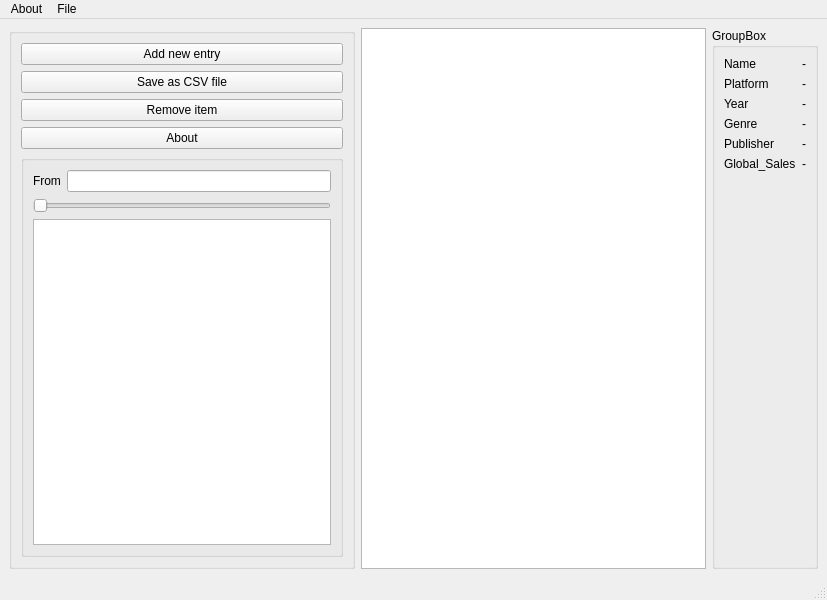
<?xml version="1.0" encoding="UTF-8"?>
<ui version="4.0">
 <class>MainWindow</class>
 <widget class="QMainWindow" name="MainWindow">
  <property name="enabled">
   <bool>true</bool>
  </property>
  <property name="geometry">
   <rect>
    <x>0</x>
    <y>0</y>
    <width>827</width>
    <height>600</height>
   </rect>
  </property>
  <property name="windowTitle">
   <string>MainWindow</string>
  </property>
  <widget class="QWidget" name="centralwidget">
   <layout class="QGridLayout" name="gridLayout">
    <item row="0" column="1">
     <widget class="QTableView" name="tableView"/>
    </item>
    <item row="0" column="0">
     <widget class="QGroupBox" name="groupBox">
      <property name="title">
       <string/>
      </property>
      <layout class="QGridLayout" name="gridLayout_2">
       <item row="2" column="0">
        <widget class="QPushButton" name="Remove">
         <property name="text">
          <string>Remove item</string>
         </property>
        </widget>
       </item>
       <item row="0" column="0">
        <widget class="QPushButton" name="Add">
         <property name="text">
          <string>Add new entry</string>
         </property>
        </widget>
       </item>
       <item row="4" column="0">
        <widget class="QGroupBox" name="groupBox_2">
         <property name="title">
          <string/>
         </property>
         <layout class="QFormLayout" name="formLayout">
          <item row="0" column="0">
           <widget class="QLabel" name="label_2">
            <property name="text">
             <string>From</string>
            </property>
           </widget>
          </item>
          <item row="0" column="1">
           <widget class="QLineEdit" name="From"/>
          </item>
          <item row="1" column="0" colspan="2">
           <widget class="QSlider" name="horizontalSlider_2">
            <property name="orientation">
             <enum>Qt::Horizontal</enum>
            </property>
           </widget>
          </item>
          <item row="2" column="0" colspan="2">
           <widget class="QListView" name="listView"/>
          </item>
         </layout>
        </widget>
       </item>
       <item row="1" column="0">
        <widget class="QPushButton" name="Save">
         <property name="text">
          <string>Save as CSV file</string>
         </property>
        </widget>
       </item>
       <item row="3" column="0">
        <widget class="QPushButton" name="AboutpushButton">
         <property name="text">
          <string>About</string>
         </property>
        </widget>
       </item>
      </layout>
     </widget>
    </item>
    <item row="0" column="2">
     <widget class="QGroupBox" name="groupBox_4">
      <property name="title">
       <string>GroupBox</string>
      </property>
      <layout class="QFormLayout" name="formLayout_2">
       <item row="0" column="0">
        <widget class="QLabel" name="label_3">
         <property name="text">
          <string>Name</string>
         </property>
        </widget>
       </item>
       <item row="0" column="1">
        <widget class="QLabel" name="label_9">
         <property name="text">
          <string>-</string>
         </property>
        </widget>
       </item>
       <item row="1" column="0">
        <widget class="QLabel" name="label_4">
         <property name="text">
          <string>Platform</string>
         </property>
        </widget>
       </item>
       <item row="2" column="0">
        <widget class="QLabel" name="label_5">
         <property name="text">
          <string>Year</string>
         </property>
        </widget>
       </item>
       <item row="2" column="1">
        <widget class="QLabel" name="label_11">
         <property name="text">
          <string>-</string>
         </property>
        </widget>
       </item>
       <item row="3" column="0">
        <widget class="QLabel" name="label_6">
         <property name="text">
          <string>Genre</string>
         </property>
        </widget>
       </item>
       <item row="3" column="1">
        <widget class="QLabel" name="label_12">
         <property name="text">
          <string>-</string>
         </property>
        </widget>
       </item>
       <item row="4" column="0">
        <widget class="QLabel" name="label_7">
         <property name="text">
          <string>Publisher</string>
         </property>
        </widget>
       </item>
       <item row="4" column="1">
        <widget class="QLabel" name="label_13">
         <property name="text">
          <string>-</string>
         </property>
        </widget>
       </item>
       <item row="5" column="0">
        <widget class="QLabel" name="label_8">
         <property name="text">
          <string>Global_Sales</string>
         </property>
        </widget>
       </item>
       <item row="5" column="1">
        <widget class="QLabel" name="label_14">
         <property name="text">
          <string>-</string>
         </property>
        </widget>
       </item>
       <item row="1" column="1">
        <widget class="QLabel" name="label_10">
         <property name="text">
          <string>-</string>
         </property>
        </widget>
       </item>
      </layout>
     </widget>
    </item>
   </layout>
  </widget>
  <widget class="QMenuBar" name="menubar">
   <property name="geometry">
    <rect>
     <x>0</x>
     <y>0</y>
     <width>827</width>
     <height>22</height>
    </rect>
   </property>
   <widget class="QMenu" name="menuInfo">
    <property name="title">
     <string>File</string>
    </property>
    <addaction name="actionFile"/>
    <addaction name="separator"/>
   </widget>
   <widget class="QMenu" name="menuFile">
    <property name="title">
     <string>About</string>
    </property>
    <addaction name="actionHelp"/>
   </widget>
   <addaction name="menuFile"/>
   <addaction name="menuInfo"/>
  </widget>
  <widget class="QStatusBar" name="statusbar"/>
  <action name="actionFile">
   <property name="text">
    <string>Open</string>
   </property>
  </action>
  <action name="actionOpen">
   <property name="text">
    <string>Open</string>
   </property>
  </action>
  <action name="actionngh">
   <property name="text">
    <string>h</string>
   </property>
  </action>
  <action name="actionHelp">
   <property name="text">
    <string>Help</string>
   </property>
  </action>
 </widget>
 <resources/>
 <connections/>
</ui>
